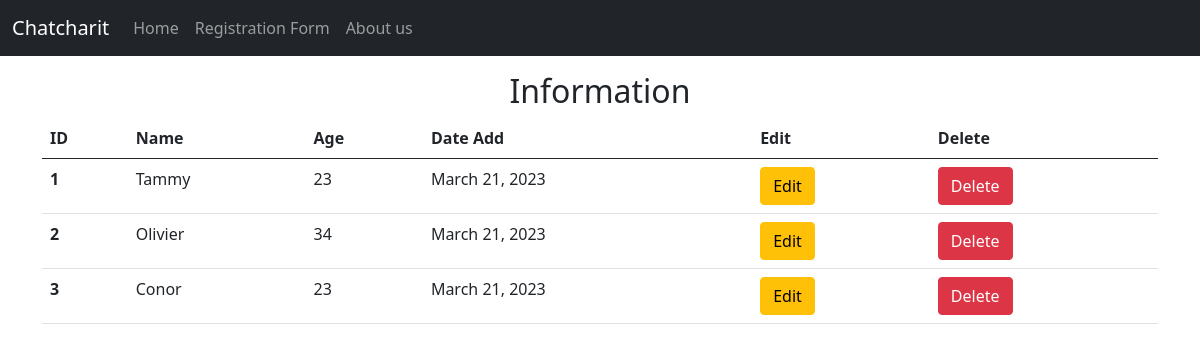
The app's page /, older data.
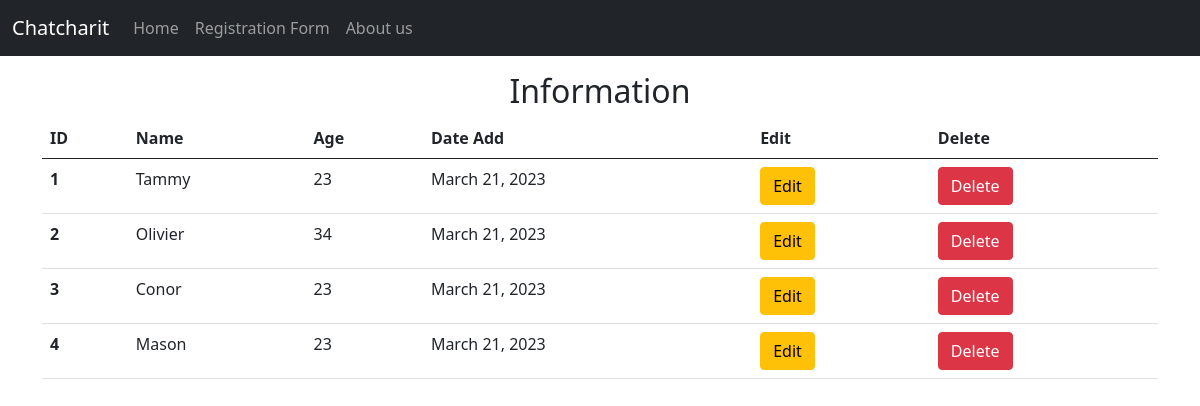
The same page, newer data.
### myapp/models.py (models this page shows, shortened)
class Person(models.Model): # สร้างคลาสข้อมูลประชากร
    name = models.CharField(max_length = 100)
    age = models.IntegerField()
    date = models.DateField(auto_now_add = True)

### myapp/views.py (the view)
# urls.py: path('', views.index), # ตัวแรกเป็นชื่อพาท(ถ้าค่าเปล่าๆ คือ หน้าแรก) ตัวที่สองเป็นกระบวนการทำงาน
def index(request): # สร้างฟังก์ชั่นส่งข้อความไปแสดงผลหน้าเว็ป
    all_person = Person.objects.all() # ดึงข้อมูลประชากรทั้งหมดมาทำงานที่ views.py
    return render(request, "index.html", {"all_person": all_person}) # แทรกตัวแปรในหน้าเว็บ

### myapp/templates/index.html (shortened to what this page needs)
{% extends "base.html" %}
{% block content %}
    <h2 class = "text-center">Information</h2>
    <table class="table">
        <thead>
          <tr>
            <th scope="col">ID</th>
            <th scope="col">Name</th>
            <th scope="col">Age</th>
            <th scope="col">Date Add</th>
            <th scope="col">Edit</th>
            <th scope="col">Delete</th>
          </tr>
        </thead>
        <tbody>
          {% for person in all_person %}
          <tr>
            <th scope="row">{{person.id}}</th>
            <td>{{person.name}}</td>
            <td>{{person.age}}</td>
            <td>{{person.date}}</td>
            <td><a href="edit/{{person.id}}" class="btn btn-warning">Edit</td>
            <td><a href="delete/{{person.id}}" class="btn btn-danger"
                   onclick="return confirm('Are You Sure You Want To Delete {{person.name}} ?')">Delete</td>
          </tr>
          {% endfor %}
        </tbody>
      </table>
{% endblock %}

Row changes from the older to the newer data that the page shows:
added Person: id "4", name "Mason", age "23", date "March 21, 2023"
